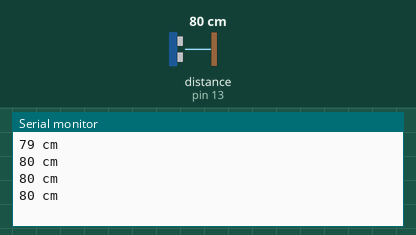
A sketch run on a simulated Arduino Uno, built with avr-gcc and run on an emulated ATmega328P. Parts: the last lines printed to the serial monitor. Wiring (inferred from the names in the program): ultrasonic range finder: trigger pin 12; echo pin 13. The inputs (shaded band) are chosen by the test bench; at power-on: distance to the obstacle (sensor on pin 13) 80 cm. The echo pulse lasts 58.3 µs per cm.

Above: at 1.2 s.
1.3 s: distance to the obstacle (sensor on pin 13) set to 2 cm
At 1.73 s:
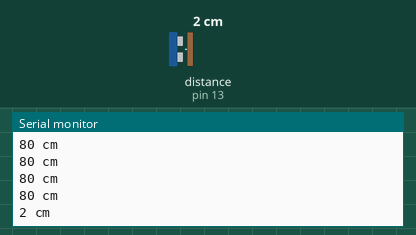
2.8 s: distance to the obstacle (sensor on pin 13) set to 4 cm
At 2.94 s:
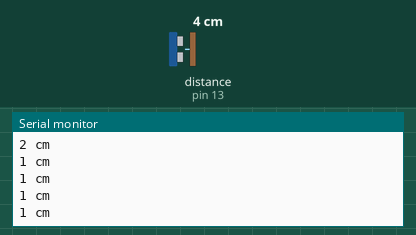
Timing chart, 0 to 5.8 s (numbered marks = the images above; inputs shaded):
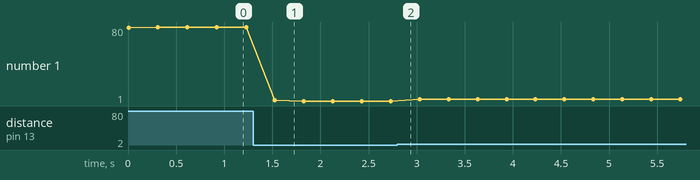

The sketch:

HC-SR04.ino
```cpp
const int trig = 12; //ประกาศขา trig
const int echo = 13; //ประกาศขา echo
long duration, distance; //ประกาศตัวแปรเก็บค่าระยะ

void setup() {
  Serial.begin(9600);
  pinMode(echo, INPUT); //สั่งให้ขา echo ใช้งานเป็น input
  pinMode(trig, OUTPUT); //สั่งให้ขา trig ใช้งานเป็น output
}

void loop() {
 digitalWrite(trig, LOW);
 delayMicroseconds(5);
 digitalWrite(trig, HIGH);
 delayMicroseconds(5);
 digitalWrite(trig, LOW); //ใช้งานขา trig

 duration = pulseIn(echo, HIGH); //อ่านค่าของ echo
 distance = (duration / 2) / 29.1; //คำนวณเป็น centimeters
 Serial.print(distance);
 Serial.print(" cm\n");

 delay(300);
}
```

Measured:
- after the input at 1.3 s, the serial monitor: prints a new line after 0.23 s (image 1)
- plotted number 1: 80 → 1 after the input at 1.3 s, 1 → 3 after the input at 2.8 s
